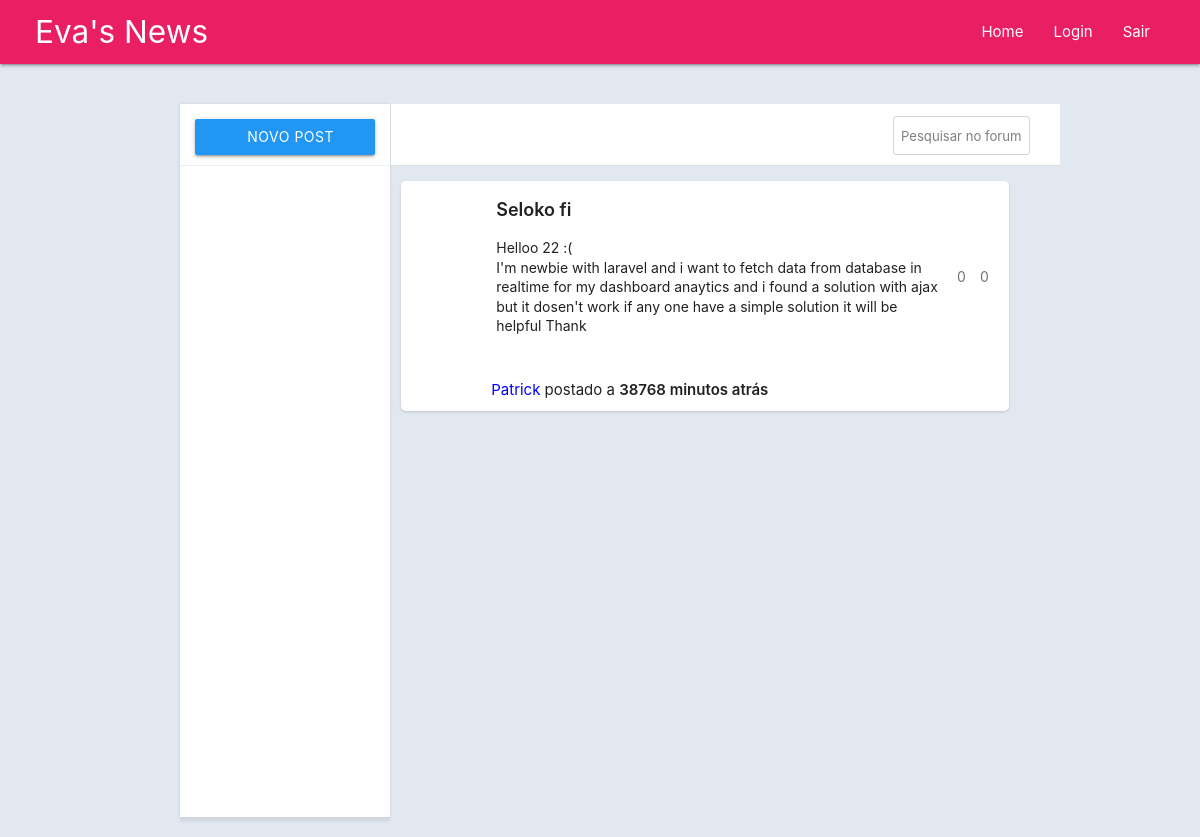
Before: / with the older database file.
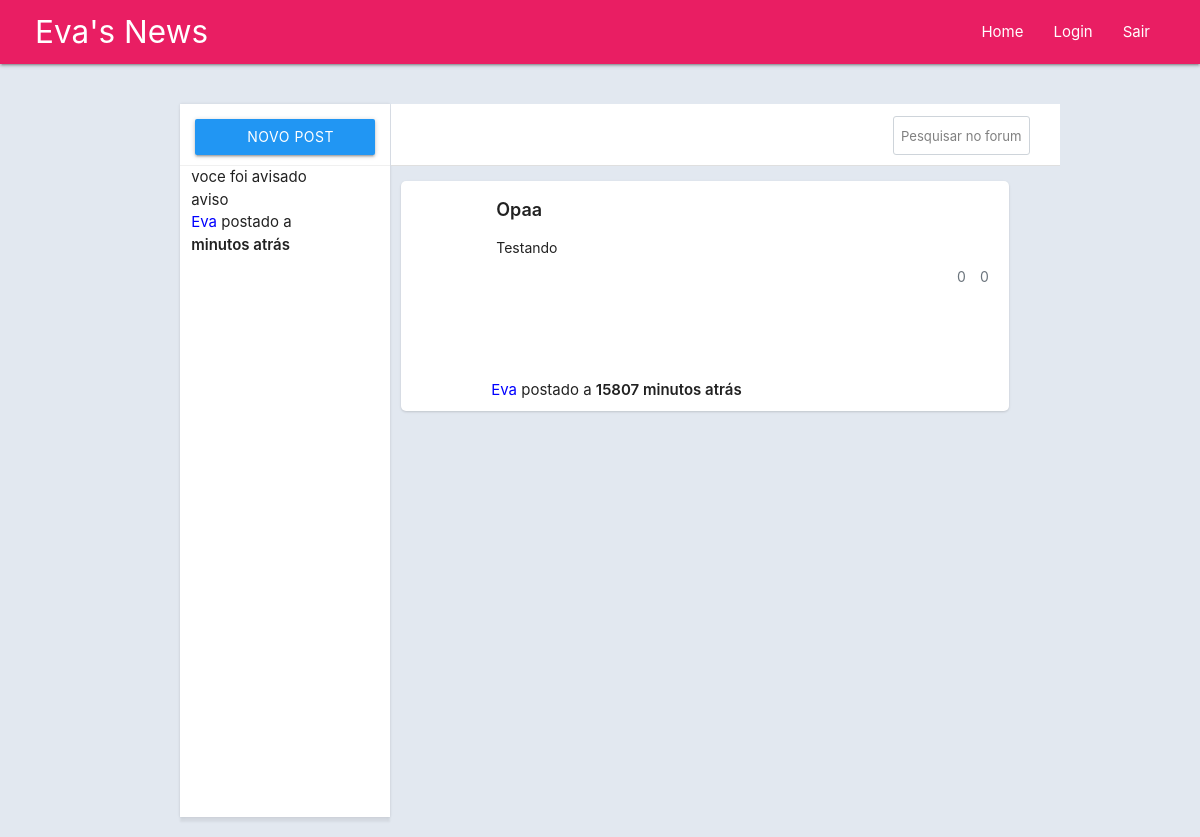
After: the same page with the newer database file.
### tables this page shows
CREATE TABLE `posts` (
  `id` int(11) NOT NULL,
  `content` text DEFAULT NULL,
  `user_id` int(11) NOT NULL,
  `title` varchar(100) DEFAULT NULL,
  `created_at` timestamp NOT NULL DEFAULT current_timestamp()
);

CREATE TABLE `users` (
  `id` int(11) NOT NULL,
  `username` varchar(50) NOT NULL,
  `email` varchar(100) NOT NULL,
  `password` varchar(255) NOT NULL,
  `role_id` int(11) DEFAULT NULL,
  `created_at` timestamp NOT NULL DEFAULT current_timestamp()
);

CREATE TABLE `avisos` (
  `id` int(11) NOT NULL,
  `content` text DEFAULT NULL,
  `title` varchar(100) DEFAULT NULL,
  `created_at` timestamp NOT NULL DEFAULT current_timestamp(),
  `user_id` int(11) NOT NULL
);

### index.php (the view, shortened to what this page needs)
<?php
include_once "includes/header.php";
include_once "includes/navbar.php";
include_once "php_actions/db_connection.php";
?>
<main class="container">
	<div class="row" style="margin-top:40px">
		<div class="col s3 main--sidebar">
			<div class="main--sidebar__btn-container">
				<a class="waves-effect waves-light modal-trigger btn blue main--sidebar__btn"
					style="width:100%; margin-top:15px;" href="#modal1">
					<span>
						Novo Post
					</span>
				</a>
			</div>
			<?php
			$sql = "SELECT
            avisos.*,
            users.username,
            TIMESTAMPDIFF(MINUTE, avisos.created_at, NOW()) AS minutes
        FROM
            avisos
        INNER JOIN
            users ON avisos.user_id = users.id";
			 $res = mysqli_query($connect, $sql);
			 while($dados = mysqli_fetch_array($res)){
			?>
	<div class = "col s9">
		<div class = "avisos-container" id="avisos-<?php echo $dados['id'] ?>">
			<div class = "content">
				<P class="content-title"><?php echo $dados ['title'] ?></P>
				<p><?php echo $dados ['content'] ?></p>
				<p><span style="color: blue"><?php echo $dados['username'] ?></span> postado a <span style="font-weight:600"><?php echo $dados['minutes'] ?> minutos atrás</span></p>
			</div>
		</div>
	</div>
			<?php
			}
			?>
		</div>
		<div class="col s9">
			<div class="content-header">
				<input type="text" name="" id="search-input" placeholder="Pesquisar no forum">
			</div>
			<div id="posts">
			<?php
			if (isset($_GET['search'])) {
				$searchParam = clear($_GET['search']);
				$sql = "SELECT
				posts.*,
				users.username,
				TIMESTAMPDIFF(MINUTE, posts.created_at, NOW()) AS minutes
				FROM
						posts
				INNER JOIN
						users ON posts.user_id = users.id
				WHERE posts.content LIKE '%$searchParam%' OR posts.title LIKE '%$searchParam%'";
			} else {
				$sql = "SELECT
				posts.*,
				users.username,
				TIMESTAMPDIFF(MINUTE, posts.created_at, NOW()) AS minutes
				FROM
						posts
				INNER JOIN
						users ON posts.user_id = users.id";
			}
			$resultado = mysqli_query($connect, $sql);
			while ($dados = mysqli_fetch_array($resultado)) {
				?>
					<div class="post-container" id="post-<?php echo $dados['id'] ?>">
						<div class="post-container-content">
							<div class="avatar">
							</div>
							<div class="content">
								<p class="content-title"><?php echo $dados['title'] ?></p>
								<p><?php echo $dados['content'] ?></p>
							</div>
							<div class="status">
								<p>
									<span>
										0
									</span>
								</p>
								<p>
									<span>
										0
									</span>
								</p>
							</div>
						</div>
						<p class="user-status-report"><span style="color:blue"><?php echo $dados['username'] ?></span> postado a <span
								style="font-weight:600;"><?php echo $dados['minutes'] ?> minutos atrás</span></p>
					</div>
					<?php
			} ?>
		</div>
		</div>
	</div>
</main>
<?php
include_once "includes/footer.php";
?>

Changed rows visible on the page:
removed posts: title "Seloko fi", content "Helloo 22 :( I'm newbie with laravel and i want to fetch data from database in realtime for my dashboard anaytics and i found a solution with ajax but it dosen't work if any one have a simple solution it will be helpful Thank", user.username "Patrick", minutes "38768"
added avisos: title "voce foi avisado", content "aviso", user.username "Eva"
added posts: title "Opaa", content "Testando", user.username "Eva", minutes "15807"
